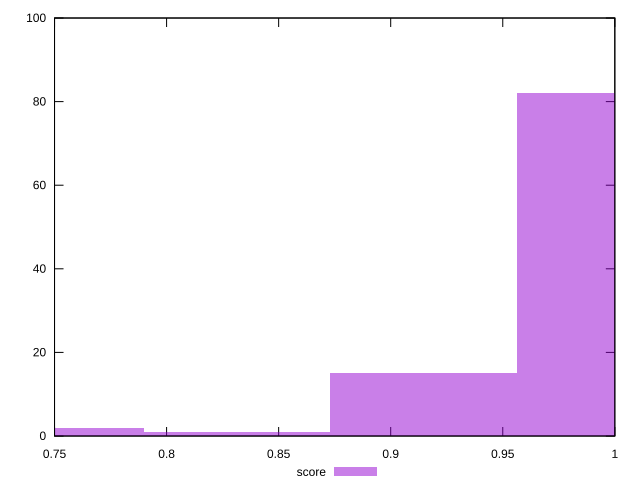

Write gnuplot code to recreate this figure.
reset

$score <<EOF
0.9977424343976666 82
0.9145972315311943 15
0.7483068257982499 2
0.8314520286647221 1
EOF

set key outside below
set boxwidth 0.08314520286647221
set xrange [0.75:1]
set yrange [0:100]
set trange [0:100]
set style fill transparent solid 0.5 noborder
set terminal svg size 640, 490 enhanced background rgb 'white'
set output "report_00009_2021-02-08T22-37-41.559Z/unminified-javascript/samples/pages/score/histogram.svg"

plot $score title "score" with boxes

reset
